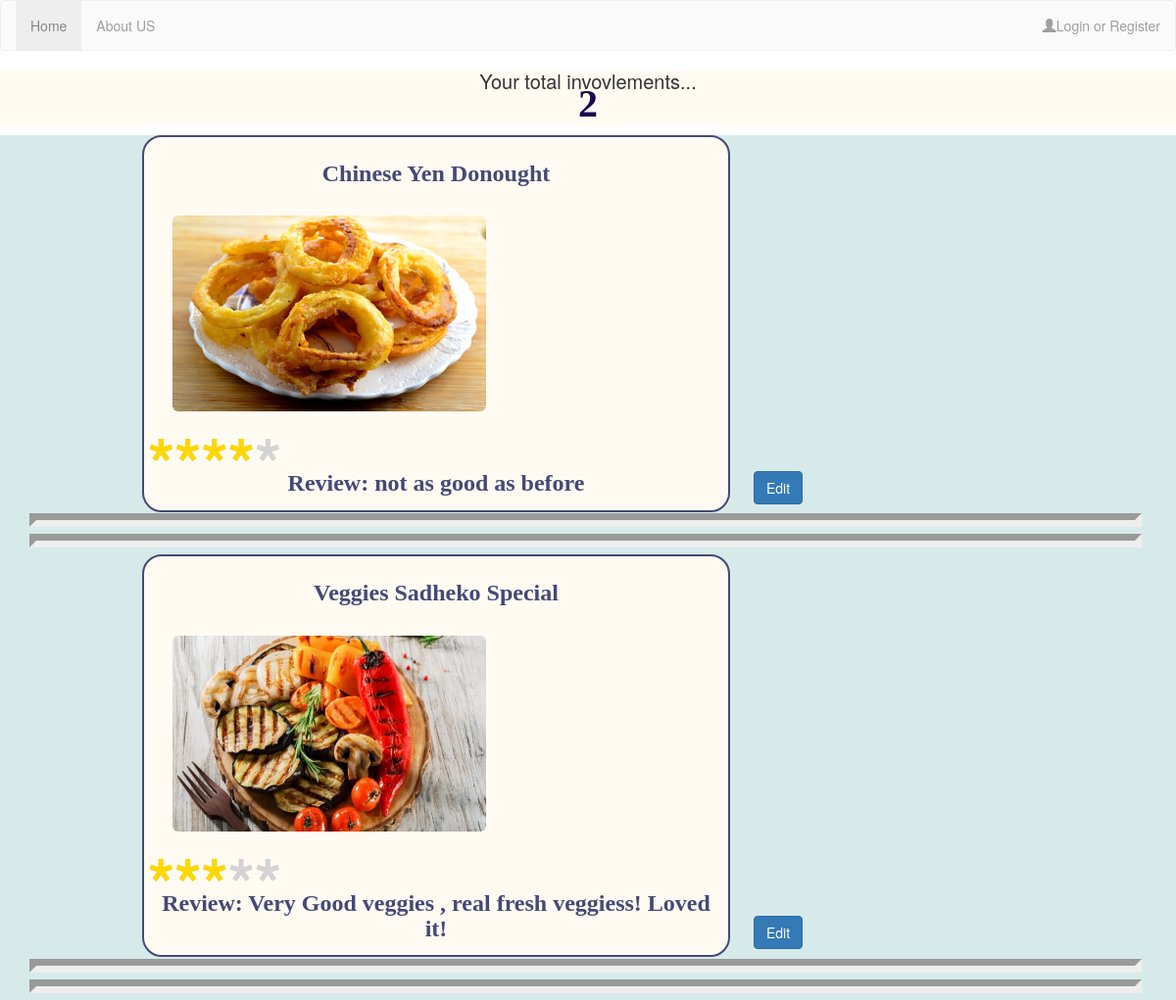
/MyReviewsAndRatings.php (signed in), run on the app's committed database.
### tables this page shows
CREATE TABLE `food` (
  `Food_Id` int(10) NOT NULL,
  `Food_Name` varchar(100) NOT NULL,
  `Food_Price` float NOT NULL,
  `Food_Image` varchar(200) NOT NULL,
  `Food_Description` varchar(400) NOT NULL,
  `Food_Rating` float NOT NULL,
  `Uploaded_By` int(20) NOT NULL,
  `Uploaded_Time` timestamp NOT NULL DEFAULT CURRENT_TIMESTAMP
);

CREATE TABLE `trust_level` (
  `Review_Id` int(5) NOT NULL,
  `Uplodaded_Time` timestamp NOT NULL DEFAULT CURRENT_TIMESTAMP,
  `Uploaded_By` int(11) NOT NULL,
  `Review` text NOT NULL,
  `Rating` float NOT NULL DEFAULT '2',
  `Food_Id` int(5) NOT NULL,
  `Food_Name` varchar(50) NOT NULL,
  `User_Name` varchar(20) NOT NULL
);

### MyReviewsAndRatings.php (the view, shortened to what this page needs)
<?php
$dbc = mysqli_connect('127.0.0.1','root',null,'food quest')
		or die('Error connecting to MySQL server');
$logged_in_user_id =$_SESSION['loggedIn_userId'];
$searchQuery = "SELECT * FROM trust_level WHERE Uploaded_By='$logged_in_user_id'";
class Dish{
              function __construct($Name,$Image,$Rating, $Price, $Review) {
                $this->name = $Name;
                $this->image = $Image;
                $this->review = $Review;
}
}$dishArray=array(50);
$totalFoundNumber=0;
$result=mysqli_query($dbc, $searchQuery);
$numberOfItemsStored=0;
if ( ($result->num_rows) > 0) {
              while($row = $result->fetch_assoc()) {
              		$Foodid=$row["Food_Id"];
              		$Rating=$row["Rating"];
                    $Review =$row["Review"];
              		$searchFoodQuery = "SELECT * FROM food WHERE Food_Id='$Foodid' ";
              		$foodResult=mysqli_query($dbc, $searchFoodQuery);
					if (($foodResult->num_rows) > 0) {
						$row = $foodResult->fetch_assoc();
                      	$Image=$row["Food_Image"];
                        $Price = $row["Food_Price"];
                        $foodName=$row["Food_Name"];
                        $totalFoundNumber++;
                    	$disharray[$numberOfItemsStored] = new Dish($foodName,$Image,$Rating, $Price, $Review);
					}
				$numberOfItemsStored++;
              }
 }
?>
<html>
<head>
              <link rel="stylesheet" href="https://maxcdn.bootstrapcdn.com/bootstrap/3.3.7/css/bootstrap.min.css">
 	</head>
	<body>
		<nav class="navbar navbar-default" style="opacity:0.7">
  <div class="container-fluid">
    <ul class="nav navbar-nav">
      <li class="active"><a href="home.php">Home</a></li>
      <li><a href="aboutus.html">About US</a></li>
    </ul>
    <ul class="nav navbar-nav navbar-right">
      <li><a href="login.php"><span class="glyphicon glyphicon-user"></span>Login or Register</a></li>
    </ul>
  </div>
  </nav>
  <div style="background-color:#fffbf2;">
      <strong> <h2 style="font-size:20px;text-align:center"> Your total invovlements...</h2> <h3 style="color:#1B054E; text-align:center; font-size:40px; margin-top:-20px;font-family:Source Sans" ><?=$totalFoundNumber." ";?></h3></strong>
    </div>
 		<div class="container-fluid" style="background-color:#d7eaea;">
              <?php $itemRemaining=$totalFoundNumber;
                if ( ($result->num_rows) > 0) {
                  while($itemRemaining>0){
                    $columnCount=1;?>
                  <div class="row" style="margin-left:100px;">
                  <?php while($columnCount>0&& $itemRemaining>0){?>
					<div class="img-thumbnail" style="background-color:#fffbf2;border:2px solid #454977;border-radius:20px; margin-right:20px; margin-left:30px;width:600px;"><h3><?php echo $disharray[$itemRemaining-1]->name; ?></h3> <br>
                      <img src = "<?php echo $disharray[$itemRemaining-1]->image ?>"class="img-rounded" style="height:200px;width:320;margin-left:25px;">
                      <div class="textcenter">
                      <?php $Rating= $disharray[$itemRemaining-1]->rating;
                      include('starTest.php');?>
                      <h3 style="margin-top:-50px"> Review: <?php echo $disharray[$itemRemaining-1]->review; ?></h3>
                    </div >
                  </div>
                  <?php $itemRemaining--; $columnCount--;}?>
                  <button class="btn btn-primary" >Edit</button>
                  </div>
                  <hr><hr>
                    <?php
                  }
                }
                  else{
                    $empty=1;
                }
              ?>
        </div>
	</body>
</html>

### MyReviewsAndRatings.php (style rules this page uses)
h3 { text-align:center;font-family:Comic Sans MS;font-weight: bold;color:#454977; }
hr { display: block; margin-top: 0.1em; margin-bottom: 0.5em; margin-left: 15px; margin-right: 20px; border-style: inset; border-width: 7px; background-clip:yellow; }

### data on the page
food: Food_Name "Chinese Yen Donought", Food_Image (picture)
trust_level: Review "not as good as before"
food: Food_Name "Veggies Sadheko Special", Food_Image (picture)
trust_level: Review "Very Good veggies , real fresh veggiess! Loved it!"

### other printed values
$totalFoundNumber "2"
